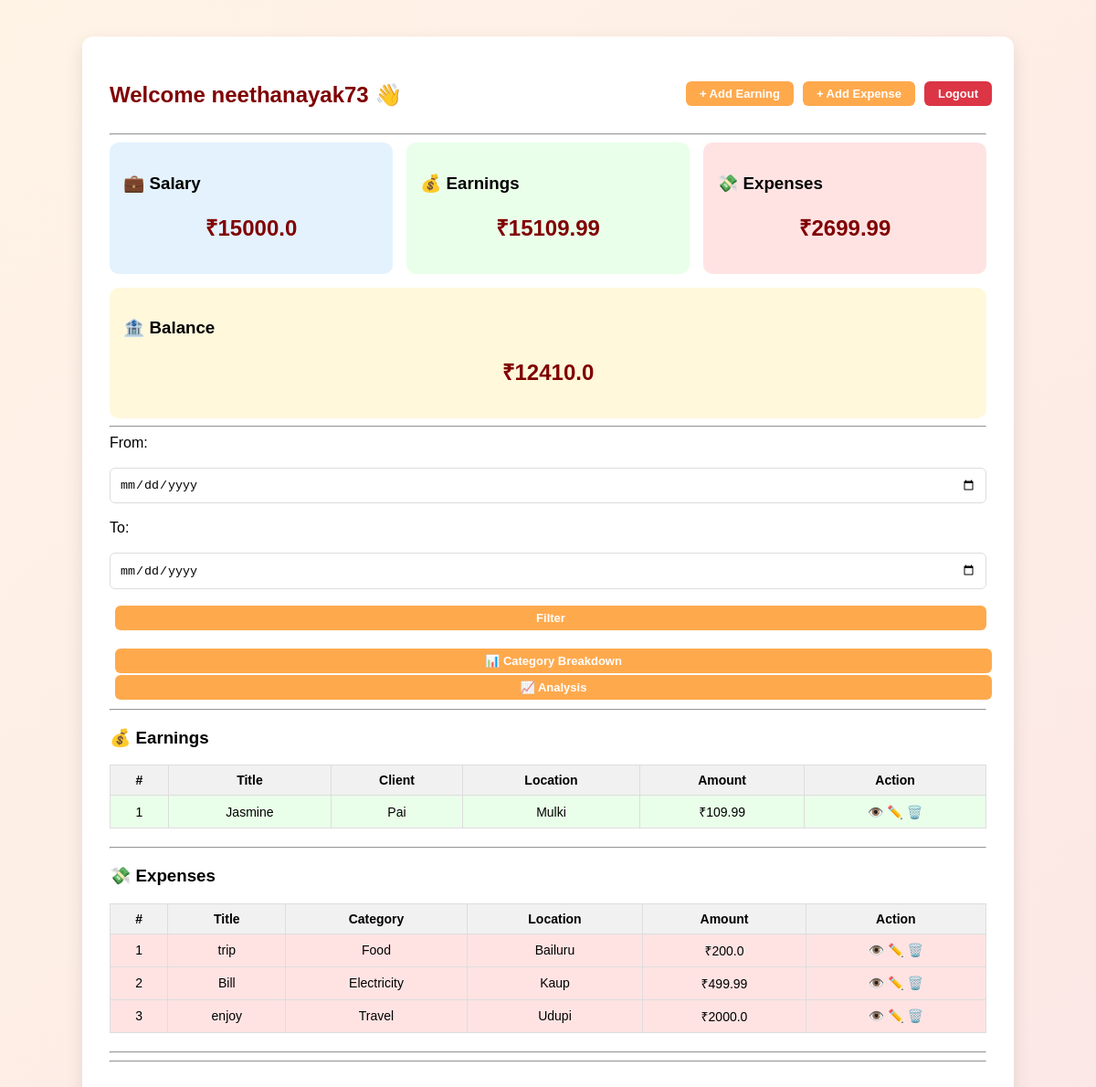
Page /dashboard/ (signed in) on the committed database.
### accounts/models.py (models this page shows)
class User(AbstractUser):
    is_daily_waged = models.BooleanField(default=False)
    monthly_salary = models.DecimalField(
        max_digits=10,
        decimal_places=2,
        default=0
    )

### finance/models.py (models this page shows, shortened)
class Earning(models.Model):
    record = models.ForeignKey(
        DailyRecord,
        on_delete=models.CASCADE,
        related_name="earnings"
    )
    title = models.CharField(max_length=200)
    description = models.TextField(blank=True)
    client_name = models.CharField(max_length=200)
    location = models.CharField(max_length=255)
    amount = models.FloatField()

class Expenditure(models.Model):
    record = models.ForeignKey(
        DailyRecord,
        on_delete=models.CASCADE,
        related_name="expenses"
    )
    title = models.CharField(max_length=200)
    description = models.TextField(blank=True)
    category = models.ForeignKey(
        ExpenseCategory,
        on_delete=models.SET_NULL,
        null=True,
        blank=True
    )
    location = models.CharField(max_length=255)
    amount = models.FloatField()

class ExpenseCategory(models.Model):
    user = models.ForeignKey(User, on_delete=models.CASCADE)
    name = models.CharField(max_length=100)

### finance/views.py (the view)
@login_required
def dashboard(request):
    user = request.user
    from_date = request.GET.get("from_date")
    to_date = request.GET.get("to_date")
    records = DailyRecord.objects.filter(user=user)
    if from_date and to_date:
        records = records.filter(date__range=[from_date, to_date])
    earnings = Earning.objects.filter(
        record__in=records
    ).order_by("-record__date")
    expenses = Expenditure.objects.filter(
        record__in=records
    ).order_by("-record__date")
    additional_income = earnings.aggregate(total=Sum("amount"))["total"] or 0
    total_expenses = expenses.aggregate(total=Sum("amount"))["total"] or 0
    salary = 0
    total_earnings = additional_income
    balance = additional_income - total_expenses
    if not user.is_daily_waged:
        salary = float(user.monthly_salary)
        total_earnings = salary + additional_income
        balance = total_earnings - total_expenses
    category_summary = {}
    for expense in expenses:
        if expense.category:
            name = expense.category.name
            category_summary[name] = category_summary.get(name, 0) + float(expense.amount)
    expense_labels = list(category_summary.keys())
    expense_values = list(category_summary.values())
    max_expense = expenses.order_by("-amount").first()
    min_expense = expenses.order_by("amount").first()
    max_earning = earnings.order_by("-amount").first()
    min_earning = earnings.order_by("amount").first()
    daily_income = {}
    daily_expense = {}
    for e in earnings:
        d = str(e.record.date)
        daily_income[d] = daily_income.get(d, 0) + float(e.amount)
    for e in expenses:
        d = str(e.record.date)
        daily_expense[d] = daily_expense.get(d, 0) + float(e.amount)
    all_dates = sorted(set(list(daily_income.keys()) + list(daily_expense.keys())))
    income_chart = [daily_income.get(d, 0) for d in all_dates]
    expense_chart = [daily_expense.get(d, 0) for d in all_dates]
    expense_labels = []
    expense_values = []
    for category, amount in category_summary.items():
        expense_labels.append(category)
        expense_values.append(float(amount))
    earning_labels = []
    earning_values = []
    for e in earnings:
        earning_labels.append(e.title)
        earning_values.append(float(e.amount))
    context = {
        "earnings": earnings,
        "expenses": expenses,
        "salary": salary,
        "additional_income": additional_income,
        "total_earnings": total_earnings,
        "total_expenses": total_expenses,
        "balance": balance,
        "category_summary": category_summary,
        "from_date": from_date,
        "to_date": to_date,
        "expense_labels": json.dumps(expense_labels),
        "expense_values": json.dumps(expense_values),
        "chart_dates": json.dumps(all_dates),
        "income_chart": json.dumps(income_chart),
        "expense_chart": json.dumps(expense_chart),
        "earning_labels": json.dumps(earning_labels),
        "earning_values": json.dumps(earning_values),
        "max_expense": max_expense,
        "min_expense": min_expense,
        "max_earning": max_earning,
        "min_earning": min_earning,
    }
    return render(request, "finance/dashboard.html", context)

### templates/finance/dashboard.html (shortened to what this page needs)
{% extends 'base.html' %}
{% block content %}
<div style="display:flex;justify-content:space-between;align-items:center;flex-wrap:wrap;gap:10px;">
    <h2>Welcome {{ user.username }} 👋</h2>
    <div style="display:flex;gap:10px;align-items:center;flex-wrap:wrap;">
        <a href="{% url 'add_earning' %}">
            <button class="nav-btn">+ Add Earning</button>
        </a>
        <a href="{% url 'add_expense' %}">
            <button class="nav-btn">+ Add Expense</button>
        </a>
        <a href="{% url 'logout' %}">
            <button class="nav-btn" style="background:#dc3545;">
                Logout
            </button>
        </a>
    </div>
</div>
<hr>
<div style="display:flex;gap:15px;flex-wrap:wrap;">
    {% if not user.is_daily_waged %}
    <div style="flex:1;min-width:200px;background:#e3f2fd;padding:15px;border-radius:10px;">
        <h3>💼 Salary</h3>
        <h2>₹{{ salary }}</h2>
    </div>
    {% endif %}
    <div style="flex:1;min-width:200px;background:#eaffea;padding:15px;border-radius:10px;">
        <h3>💰 Earnings</h3>
        <h2>₹{{ total_earnings }}</h2>
    </div>
    <div style="flex:1;min-width:200px;background:#ffe3e3;padding:15px;border-radius:10px;">
        <h3>💸 Expenses</h3>
        <h2>₹{{ total_expenses }}</h2>
    </div>
    <div style="flex:1;min-width:200px;background:#fff8db;padding:15px;border-radius:10px;">
        <h3>🏦 Balance</h3>
        <h2>₹{{ balance }}</h2>
    </div>
</div>
<hr>
<form method="GET" style="display:flex;gap:10px;flex-wrap:wrap;align-items:center;">
    <label>From:</label>
    <input type="date" name="from_date" value="{{ from_date }}">
    <label>To:</label>
    <input type="date" name="to_date" value="{{ to_date }}">
    <button class="nav-btn">Filter</button>
</form>
<br>
<button class="nav-btn" type="button" onclick="toggleBreakdown()">📊 Category Breakdown</button>
<button class="nav-btn" type="button" onclick="toggleAnalysis()">📈 Analysis</button>
<hr>
<h3>💰 Earnings</h3>
<table class="data-table green-table">
    <thead>
        <tr>
            <th>#</th><th>Title</th><th>Client</th><th>Location</th><th>Amount</th><th>Action</th>
        </tr>
    </thead>
    <tbody>
        {% for e in earnings %}
        <tr>
            <td><center>{{ forloop.counter }}</center></td>
            <td><center>{{ e.title }}</center></td>
            <td><center>{{ e.client_name }}</center></td>
            <td><center>{{ e.location }}</center></td>
            <td><center>₹{{ e.amount }}</center></td>
            <td><center>
                <a href="{% url 'view_earning' e.id %}">👁️</a>
                <a href="{% url 'edit_earning' e.id %}">✏️</a>
                <a href="{% url 'delete_earning' e.id %}">🗑️</a>
           </center>
            </td>
        </tr>
        {% endfor %}
    </tbody>
</table>
<hr>
<h3>💸 Expenses</h3>
<table class="data-table red-table">
    <thead>
        <tr>
            <th>#</th><th>Title</th><th>Category</th><th>Location</th><th>Amount</th><th>Action</th>
        </tr>
    </thead>
    <tbody>
        {% for e in expenses %}
        <tr>
            <td><center>{{ forloop.counter }}</center></td>
            <td><center>{{ e.title }}</center></td>
            <td><center>{{ e.category.name }}</center></td>
            <td><center>{{ e.location }}</center></td>
            <td><center>₹{{ e.amount }}</center></td>
            <td>
                <center>
                <a href="{% url 'view_expense' e.id %}">👁️</a>
                <a href="{% url 'edit_expense' e.id %}">✏️</a>
                <a href="{% url 'delete_expense' e.id %}">🗑️</a>
                </center>
            </td>
        </tr>
        {% endfor %}
    </tbody>
</table>
<hr>
<hr>
{% endblock %}

### templates/base.html (shortened to what this page needs)
<!DOCTYPE html>
<html>
<head>
</head>
<body>
    <div class="container">
        {% block content %}
        {% endblock %}
    </div>
</body>
</html>

### templates/base.html (style rules this page uses)
body { margin: 0; font-family: Arial, sans-serif; background: linear-gradient(135deg, #fff3e6, #fce8e6); }
.container { width: 80%; max-width: 1400px; margin: 40px auto; background: white; padding: 30px; border-radius: 12px; box-shadow: 0 8px 20px rgba(0,0,0,0.1); }
h2 { text-align: center; color: #800000; margin-bottom: 20px; transition: color 0.3s ease; }
input, select { width: 100%; padding: 10px; margin: 8px 0; border: 1px solid #ddd; border-radius: 6px; outline: none; transition: all 0.3s ease; }
button { width: 100%; padding: 10px; background: #a3430c; font-weight: bold; border: none; color: rgb(0, 0, 0); font-size: 16px; border-radius: 6px; cursor: pointer; transition: all 0.3s ease; }
a { color: #800000; text-decoration: none; font-weight: 500; transition: all 0.3s ease; }
.nav-btn { padding: 6px 12px 12px; font-size: 16px; font-weight: bold; border: none; border-radius: 6px; cursor: pointer; margin-left: 6px; margin-bottom: 2px; background: #a3430c; color: rgb(0, 0, 0); transition: 0.2s ease; }
.nav-btn { padding: 6px 12px; font-size: 13px; border: none; border-radius: 6px; cursor: pointer; margin-left: 6px; background: #ffa94d; color: white; transition: 0.2s ease; }
.data-table { width: 100%; border-collapse: collapse; margin-bottom: 20px; font-size: 14px; }
.data-table th, .data-table td { border: 1px solid #ddd; padding: 8px; }
.data-table th { background: #f1f1f1; }
.green-table tbody tr { background: #eaffea; }
.red-table tbody tr { background: #ffe3e3; }

### rows in the picture
User: username "neethanayak73"
Earning: title "Jasmine", client_name "Pai", location "Mulki", amount "109.99"
Expenditure: title "trip", category.name "Food", location "Bailuru", amount "200.0"
Expenditure: title "Bill", category.name "Electricity", location "Kaup", amount "499.99"
Expenditure: title "enjoy", category.name "Travel", location "Udupi", amount "2000.0"

### other values in the picture
{{ salary }} "15000.0"
{{ total_earnings }} "15109.99"
{{ total_expenses }} "2699.99"
{{ balance }} "12410.0"
